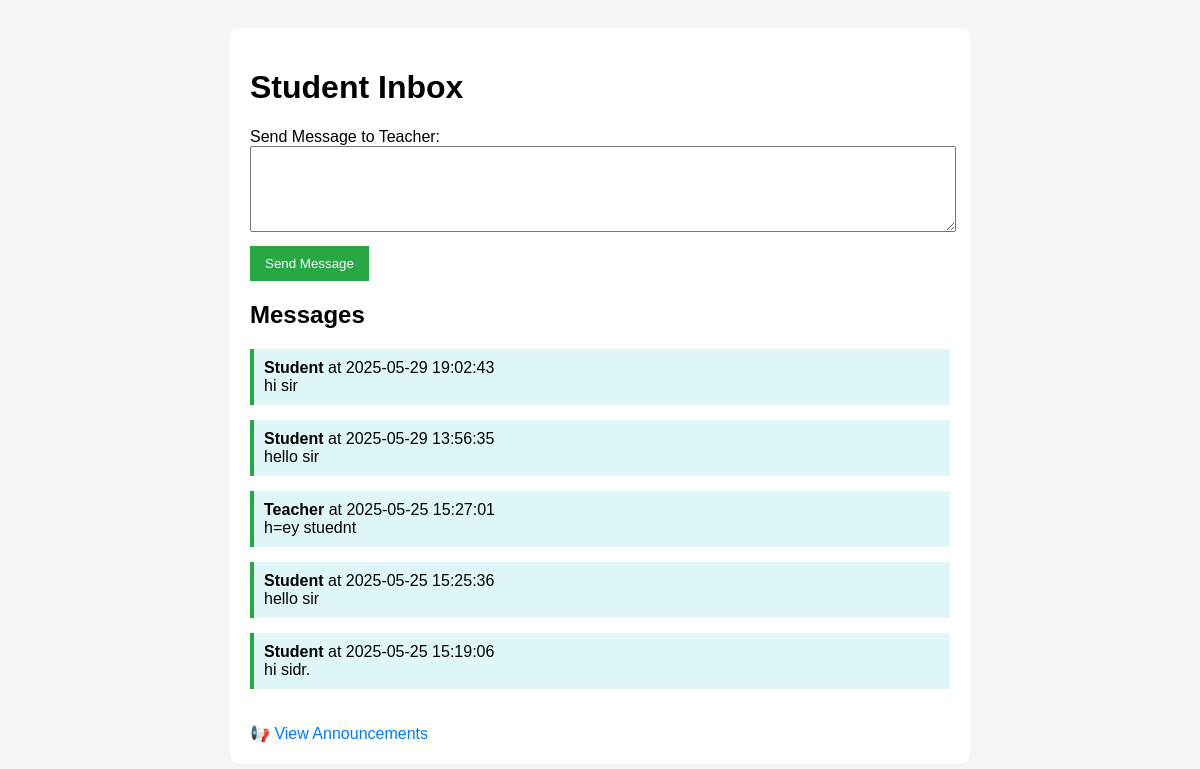
/messages/student_inbox.php (signed in), run on the app's committed database.
### tables this page shows
CREATE TABLE `messages` (
  `id` int(11) NOT NULL,
  `sender_type` enum('student','teacher') NOT NULL,
  `sender_id` int(11) NOT NULL,
  `receiver_type` enum('student','teacher') NOT NULL,
  `receiver_id` int(11) NOT NULL,
  `message_text` text NOT NULL,
  `sent_at` datetime NOT NULL
);

### messages/student_inbox.php (the view, shortened to what this page needs)
<?php
require __DIR__ . '/messages_db.php';
$student_id = 1;
$stmt = $pdo->prepare('SELECT * FROM messages WHERE (sender_type = "student" AND sender_id = ?) OR (receiver_type = "student" AND receiver_id = ?) ORDER BY sent_at DESC');
$stmt->execute([$student_id, $student_id]);
$messages = $stmt->fetchAll();
?>
<!DOCTYPE html>
<html>
<head>
</head>
<body>
<div class="container">
    <h1>Student Inbox</h1>
    <form method="POST">
        <label>Send Message to Teacher:</label>
        <textarea name="message" required></textarea><br>
        <button type="submit">Send Message</button>
    </form>
    <h2>Messages</h2>
    <?php foreach ($messages as $msg): ?>
        <div class="message">
            <strong><?= ucfirst($msg['sender_type']) ?></strong> at <?= $msg['sent_at'] ?><br>
            <?= nl2br(htmlspecialchars($msg['message_text'])) ?>
        </div>
    <?php endforeach; ?>
    <a href="student_announcements.php">📢 View Announcements</a>
</div>
</body>
</html>

### messages/student_inbox.php (style rules this page uses)
body { font-family: Arial; background: #f5f5f5; padding: 20px; }
.container { max-width: 700px; margin: auto; background: white; padding: 20px; border-radius: 8px; }
textarea { width: 100%; height: 80px; }
button { margin-top: 10px; padding: 10px 15px; border: none; background: #28a745; color: white; cursor: pointer; }
.message { margin-bottom: 15px; padding: 10px; background: #e0f7fa; border-left: 4px solid #28a745; }
a { display: inline-block; margin-top: 20px; text-decoration: none; color: #007bff; }

### data on the page
messages: sender_type "Student", sent_at "2025-05-29 19:02:43", message_text "hi sir"
messages: sender_type "Student", sent_at "2025-05-29 13:56:35", message_text "hello sir"
messages: sender_type "Teacher", sent_at "2025-05-25 15:27:01", message_text "h=ey stuednt"
messages: sender_type "Student", sent_at "2025-05-25 15:25:36", message_text "hello sir"
messages: sender_type "Student", sent_at "2025-05-25 15:19:06", message_text "hi sidr."
